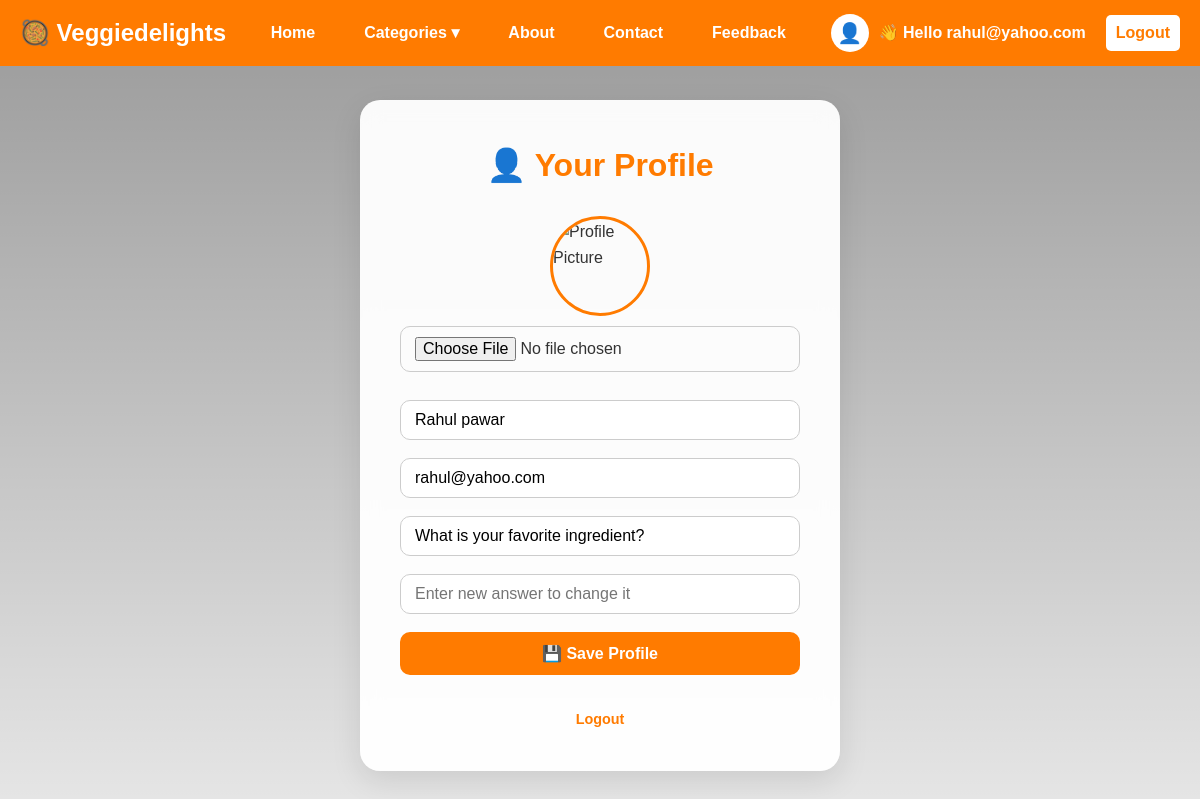
The page /userprofile.php (signed in) on the database its author committed.
### tables this page shows
CREATE TABLE `signup` (
  `id` int(11) NOT NULL,
  `name` varchar(2000) NOT NULL,
  `email` varchar(2000) NOT NULL,
  `password` varchar(2000) NOT NULL,
  `status` int(11) NOT NULL,
  `created_at` timestamp NOT NULL DEFAULT current_timestamp(),
  `updated_at` timestamp NOT NULL DEFAULT current_timestamp() ON UPDATE current_timestamp(),
  `security_question` varchar(2000) NOT NULL,
  `security_answer` varchar(2000) NOT NULL,
  `role` enum('user','admin') DEFAULT 'user'
);

### userprofile.php (the view, shortened to what this page needs)
<?php
include 'config.php';
$email = $_SESSION['email'] ?? null;
$role = $_SESSION['role'] ?? 'guest';
$sql = "SELECT name, security_question FROM signup WHERE email=?";
$stmt = $con->prepare($sql);
$stmt->bind_param("s", $email);
$stmt->execute();
$result = $stmt->get_result();
$user = $result->fetch_assoc();
$name = $user['name'];
$security_question = $user['security_question'];
?>
<!DOCTYPE html>
<html lang="en">
<head>
<link rel="stylesheet" href="css/styles.css" />
</head>
<body>
<header class="navbar">
  <div class="logo"><a href="index.php">🥘 Veggiedelights</a></div>
  <nav>
    <a href="index.php">Home</a>
    <div class="dropdown">
      <a href="#">Categories ▾</a>
    </div>
    <a href="about.php">About</a>
    <?php if ($role === 'user'): ?>
      <a href="contact.php">Contact</a>
      <a href="feedback.php">Feedback</a>
    <?php endif; ?>
  </nav>
  <div class="auth-links">
    <?php if ($role === 'admin'): ?>
      <span class="welcome">👋 Hello Admin</span>
      <a href="logout.php" class="nav-link">Logout</a>
    <?php elseif ($role === 'user'): ?>
      <a href="userprofile.php" title="Your Profile" style="
        display: inline-flex;
        align-items: center;
        justify-content: center;
        width: 38px;
        height: 38px;
        background: #fff;
        color: #ff7b00;
        border-radius: 50%;
        font-size: 20px;
        font-weight: bold;
        text-decoration: none;
        transition: 0.3s;
      "
      onmouseover="this.style.background='#ff7b00'; this.style.color='#fff';"
      onmouseout="this.style.background='#fff'; this.style.color='#ff7b00';">
        👤
      </a>
      <span class="welcome">👋 Hello <?php echo htmlspecialchars($email); ?></span>
      <a href="logout.php" class="nav-link">Logout</a>
    <?php else: ?>
      <a href="login.php" class="nav-link">Login</a>
      <a href="admin_login.php" class="nav-link">Admin</a>
    <?php endif; ?>
  </div>
</header>
<div class="profile-container">
<h1>👤 Your Profile</h1>
<form id="profileForm" enctype="multipart/form-data">
    <div class="profile-pic">
        <img id="preview" src="https://cdn-icons-png.flaticon.com/512/149/149071.png" alt="Profile Picture" />
        <input type="file" name="profile_pic" accept="image/*" id="profilePicInput" />
    </div>
    <input type="text" name="name" value="<?php echo htmlspecialchars($name); ?>" placeholder="Full Name" required />
    <input type="email" name="email" value="<?php echo htmlspecialchars($email); ?>" placeholder="Email" readonly />
    <input type="text" name="security_question" value="<?php echo htmlspecialchars($security_question); ?>" placeholder="Security Question" required />
    <input type="text" name="security_answer" placeholder="Enter new answer to change it" />
    <button type="submit">💾 Save Profile</button>
    <p class="logout-link"><a href="logout.php">Logout</a></p>
</form>
</div>
</body>
</html>

### css/styles.css (style rules this page uses)
* { margin: 0; padding: 0; box-sizing: border-box; font-family: 'Arial', sans-serif; }
body { background: linear-gradient(rgba(255, 255, 255, 0.8), rgba(255, 255, 255, 0.8)), url('https://cdn.pixabay.com/photo/2016/11/29/12/54/background-1866486_1280.jpg') no-repeat center center fixed; background-size: cover; color: #333; line-height: 1.6; }
a { text-decoration: none; color:#fff ; }
.navbar { display: flex; justify-content: space-between; align-items: center; background-color: #ff7b00; padding: 10px 20px; color: #fff; position: sticky; top: 0; z-index: 1000; }
.navbar .logo a { font-size: 24px; font-weight: bold; color: #fff; }
.navbar nav { display: flex; align-items: center; gap: 15px; }
.navbar nav a { padding: 8px 12px; border-radius: 5px; font-weight: bold; font-size: medium; transition: background 0.3s; }
.dropdown { position: relative; }
.auth-links { display: flex; align-items: center; gap: 10px; }
.auth-links .welcome { margin-right: 10px; font-weight: bold; }
.auth-links a { background: #fff; color: #ff7b00; padding: 5px 10px; border-radius: 5px; font-weight: bold; transition: background 0.3s, color 0.3s; }

### userprofile.php (style rules this page uses)
header.navbar { display: flex; justify-content: space-between; align-items: center; background-color: #ff7b00; padding: 12px 20px; flex-wrap: wrap; position: fixed; top: 0; width: 100%; z-index: 100; }
header.navbar .logo a { font-size: 1.5rem; font-weight: bold; color: #fff; text-decoration: none; }
header.navbar nav { display: flex; align-items: center; gap: 25px; }
header.navbar nav a { color: #fff; text-decoration: none; padding: 8px 12px; border-radius: 5px; transition: 0.3s; }
.dropdown { position: relative; }
.auth-links { display: flex; align-items: center; gap: 10px; }
.nav-link { background: #fff; color: #ff7b00; padding: 6px 12px; border-radius: 5px; text-decoration: none; }
body { margin: 0; font-family: "Poppins", sans-serif; background: url('https://img.freepik.com/free-photo/top-view-different-seasonings-with-fresh-vegetables-dark-desk-spicy-pepper-food-salad-health_140725-86007.jpg?semt=ais_hybrid&w=740&q=80') no-repeat center center/cover; display: flex; justify-content: center; align-items: flex-start; min-height: 100vh; padding-top: 100px; }
body::before { content: ""; position: absolute; top: 0; left: 0; width: 100%; height: 100%; background: linear-gradient(to bottom, rgba(0,0,0,0.4), rgba(0,0,0,0.1)); z-index: 0; }
.profile-container { position: relative; z-index: 1; background: rgba(255, 255, 255, 0.95); border-radius: 20px; box-shadow: 0 10px 30px rgba(0,0,0,0.1); padding: 40px; width: 100%; max-width: 480px; text-align: left; backdrop-filter: blur(10px); }
.profile-container h1 { color: #ff7b00; font-size: 2rem; text-align: center; margin-bottom: 25px; }
form { display: flex; flex-direction: column; gap: 18px; }
input[type="text"], input[type="email"], input[type="file"], textarea { width: 100%; padding: 10px 14px; border: 1px solid #ccc; border-radius: 10px; font-size: 1rem; outline: none; transition: border-color 0.2s, box-shadow 0.2s; }
.profile-pic { display: flex; flex-direction: column; align-items: center; margin-bottom: 10px; }
.profile-pic img { width: 100px; height: 100px; border-radius: 50%; object-fit: cover; border: 3px solid #ff7b00; margin-bottom: 10px; }
button[type="submit"] { background: #ff7b00; color: #fff; border: none; border-radius: 10px; padding: 12px; font-size: 1rem; font-weight: 600; cursor: pointer; transition: background 0.3s; }
.logout-link { text-align: center; margin-top: 15px; font-size: 0.9rem; }
.logout-link a { color: #ff7b00; text-decoration: none; font-weight: 600; }

### rows shown on the page
signup: name "Rahul pawar", security_question "What is your favorite ingredient?"

### other values the page prints
$email "rahul@yahoo.com"
